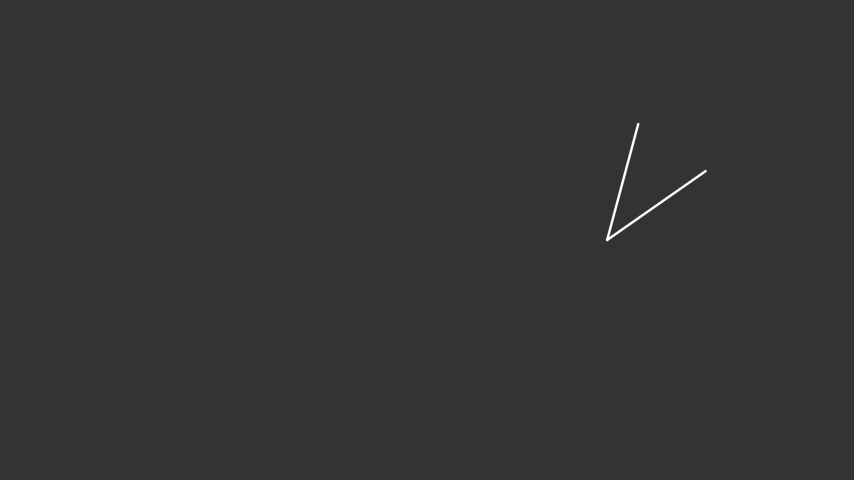
#> input picture test_images/image1.png, 854 x 480 px
$ python find_angle.py test_images/image1.png
#> lines starting #> are read from the running program, lines starting #| are printed output that depends on the picture; after the words box and inside, x2 and y2 are one past the last pixel; in counts of white or black regions, pixels touching at a corner belong together; long printed decimals are rounded
import cv2
import os
import argparse
import numpy as np
import matplotlib.pyplot as plt
import sys
import matplotlib.patches as patches

'''
1: Passed
2: Passed
3: Passed
4: Passed
5: Passed
6: Passed
7: Passed
8: Acute returned instead of obtuse
9: Passed
10: Passed
'''

'''


TODO:
Check acute seperation function behaviour for case 8

Function to view houghlines based on:
    # [17 lines of commented-out code are left out]

EXTRA: Implement auto canny / edge averaging to remove double edges (potentially making code more robust?)

'''

def check_acute_seperation(acute_angle, edge_map, unique_lines):
    '''
    Checks seperation between edges to find whether acute or obtuse seperation.
    Finds direction vector of each edge using the intersecting point and computes the dot product to find the angle between the edges.

    Parameters
    ----------
    acute_angle : float
        acute angle between lines found from the hough transform

    edge_map : np.ndarray
        edge map of input gray scale image

    unique_lines : list
        list containing gradient and y intercept parameter tuples for 2 distinct lines, [(m1,c1), (m2,c2)] .


    Returns
    -------
    acute_bool : bool
        Boolean value determined by whether or not seperation found to be acute
    '''
    # get index position array of edge pixels
    pos_array = np.argwhere(edge_map)

    # calculate intersection point
    m1,c1 = unique_lines[0]
    m2,c2 = unique_lines[1]

    x_int = (c2 - c1)/(m1 - m2)
    y_int = m1*x_int + c1
    intersection_point = np.asarray([y_int,x_int]) # y=i, x=j, flipped for array indexing

    # find distance of edge pixels from intersection point
    print('intersection point:',intersection_point)
    pos_frm_int_array = pos_array - intersection_point # find difference in i,j indices
    dist_frm_int_array = np.sum(pos_frm_int_array**2,1)**0.5 # find abs difference

    # select furthest pixel to represent edge 1
    edge_point_1_idx = np.argmax(dist_frm_int_array) # picks an edge end point as first edge
    edge_point_1 = pos_array[edge_point_1_idx]
    thresh = dist_frm_int_array[edge_point_1_idx]/2

    # calculate distance of edge pixels from edge_point_1
    pos_frm_edge_1_array = pos_array - edge_point_1 # find difference in i,j indices
    dist_frm_edge_1_array = np.sum(pos_frm_edge_1_array**2,1)**0.5 # find abs difference

    # select pixel furthest away from intersect and also thresh distance away from edge_1
    threshold_pos_array = np.argwhere(np.where(dist_frm_edge_1_array>thresh,1,0))
    threshold_pos_frm_int_array = threshold_pos_array - intersection_point
    threshold_dist_frm_int_array = np.sum(threshold_pos_frm_int_array**2,1)**0.5
    edge_point_2_idx = np.argmax(threshold_dist_frm_int_array)

    print(f'edge point 1:{pos_array[edge_point_1_idx]}')
    print(f'edge point 2:{pos_array[edge_point_2_idx]}')

    # find unit vectors corresponding to direction of edge points
    edge_vec_1 = pos_frm_int_array[edge_point_1_idx]
    edge_vec_2 = pos_frm_int_array[edge_point_2_idx]

    edge_unit_vec_1 = edge_vec_1 / np.linalg.norm(edge_vec_1)
    edge_unit_vec_2 = edge_vec_2 / np.linalg.norm(edge_vec_2)

    print(f'edge unit vec 1: {edge_unit_vec_1}, edge unit vec 2: {edge_unit_vec_2}')
    angle = np.arccos(np.clip(np.dot(edge_unit_vec_1, edge_unit_vec_2), -1.0, 1.0))

    # print('angle from arcos:',angle*180/np.pi)
    acute_bool = angle <= np.pi/2
    return acute_bool


def find_angle(png_path):
    '''
    Reads a png with opencv, runs canny edge detection and applies a hough transform to extract lines
    Checks if acute or obtuse seperation and returns the appropriate angle.

    Parameters
    ----------
    png_path : str
        path to png image containing lines

    Returns
    -------
    angle : float
        angle between lines in degrees
    '''

    # read image
    img = cv2.imread(png_path)
    # convert to gray scale
    gray_img = cv2.cvtColor(img, cv2.COLOR_BGR2GRAY)
    # find edges
    edges = cv2.Canny(gray_img,0,10,L2gradient=True) # experiment with params / auto canny https://pyimagesearch.com/2015/04/06/zero-parameter-automatic-canny-edge-detection-with-python-and-opencv/

    '''
    check if way to remove double edges / do we even need to?
    '''

    '''
    Figure out way to select best threshold value / resolution based on thickness of lines / edges
    currently calculating a bbox which contains the edge and setting thresh to the value of the box's diagonal
    '''
    # find edge bbox
    pos_array = np.argwhere(edges)
    i_max, i_min = np.amax(pos_array[:,0]), np.amin(pos_array[:,0])
    j_max, j_min = np.amax(pos_array[:,1]), np.amin(pos_array[:,1])
    bbox_diag = ((i_max-i_min)**2 + (j_max-j_min)**2)**0.5

    # Loop over different thresholds and stop when 2 distinct lines found
    for X in np.linspace(1,3,10):
        thresh = int(round(bbox_diag/X))

        # apply a hough line transform
        lines = cv2.HoughLines(edges,1,np.pi/180,thresh)

        if lines is None or len(lines)<2:
            continue

        lines = lines.squeeze()
        # remove parallel lines - rewrite in fewer lines
        theta_list = []
        unique_lines = []
        for line in lines:
            theta = line[1]
            if theta not in theta_list:
                theta_list.append(theta)
                unique_lines.append(line)

        unique_lines = np.asarray(unique_lines)
        if len(unique_lines) == 2:
            break


    #print(unique_lines)
    #exit(1)
    # check for vertical lines:
    if len(np.nonzero(unique_lines[:,1])[0]) < len(unique_lines):
        # rotate edges by 90 to turn vertical line to horizontal
        print('Vertical lines in image, rotating to avoid inf gradients')
        h,w = edges.shape
        offset = w
        edges = np.rot90(edges)
        vert_bool = True
    else:
        vert_bool = False


    # array to store line param tuples (m,c)
    unique_cartesian_lines = []

    # loop over lines found via the hough line transform
    for line in unique_lines:
        # extract rho theta values for each line
        rho,theta = line
        if vert_bool:theta -= np.pi/2
        print('line polar params (rho,theta):',rho,theta)


        # calc line cartesian params
        cosx = np.cos(theta)
        sinx= np.sin(theta)
        m = -1/np.tan(theta)
        x0 = cosx*rho
        y0 = sinx*rho
        c = y0 - m*x0

        if vert_bool: c+=offset
        print('line cartesian params (m,c):',m,c)

        # append param tuple to list
        unique_cartesian_lines.append((m,c))


    ''' at this step len angles should = 2, if more than 2 angles at this stage need another filtering step'''
    if len(unique_lines) == 2:
        # calculate angle of incidences to find angle between lines
        m1,c1 = unique_cartesian_lines[0]
        m2,c2 = unique_cartesian_lines[1]

        # show lines and edges
        x=np.arange(0,edges.shape[1],1)
        plt.imshow(edges)
        plt.scatter(x,m1*x+c1,s=0.5)
        plt.scatter(x,m2*x+c2,s=0.5)
        plt.show()
        angle_1 = np.arctan(m1)
        angle_2 = np.arctan(m2)

        # find absolute acute angle
        angle = np.abs(angle_1-angle_2)
        acute_angle = np.pi - angle if angle>np.pi/2 else angle

        # check if acute seperation true
        acute_bool = check_acute_seperation(acute_angle, edges, unique_cartesian_lines)

        # return angle in degrees
        if acute_bool:
            return 180/np.pi * acute_angle
        else:
            return 180/np.pi * (np.pi - acute_angle)

    else:
        print('[ERROR] More than 2 lines found')
        return sys.exit(1)

def main():
    parser = argparse.ArgumentParser()
    parser.add_argument("png_path", help="Path to a png image containing lines")
    args = parser.parse_args()

    theta = find_angle(args.png_path)
#> in find_angle, img is the input picture: shape (480, 854, 3); min 51, max 255, mean 51.3
#> in find_angle, `edges = cv2.Canny(gray_img,0,10,L2gradient=True)`:
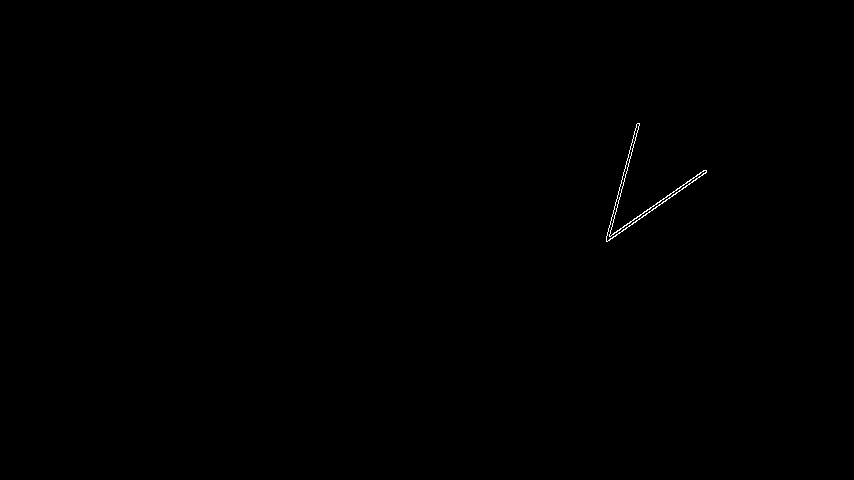
#> edges: shape (480, 854); 0.13% white in thin lines or dots, all inside (x1, y1, x2, y2) = (606, 123, 707, 242)
#> in find_angle, `pos_array = np.argwhere(edges)`: pos_array = 532 pairs, first value 123 to 241, second value 606 to 706
#> in find_angle, `i_max, i_min = np.amax(pos_array[:,0]), np.amin(pos_array[:,0])`: i_max = 241; i_min = 123
#> in find_angle, `j_max, j_min = np.amax(pos_array[:,1]), np.amin(pos_array[:,1])`: j_max = 706; j_min = 606
#> in find_angle, `bbox_diag = ((i_max-i_min)**2 + (j_max-j_min)**2)**0.5`: bbox_diag = 154.7
#> the loop in find_angle, `for X in np.linspace(1,3,10):` made 4 passes
#> thresh on passes 1 to 2: 155, 127
#> (thresh, lines) on passes 3 to 4: (107, [[543, 0.96]]), (93, [[543, 0.96], [649, 0.262]])
#> the loop in find_angle, `for line in unique_lines:` made 2 passes
#> (rho, theta, cosx, sinx, m, x0, y0, c) on passes 1 to 2: (543, 0.96, 0.574, 0.819, -0.7, 311.5, 444.8, 662.9), (649, 0.262, 0.966, 0.259, -3.73, 626.9, 168, 2507.5)
#| line polar params (rho,theta): 543.0 0.9599
#| line cartesian params (m,c): -0.7002 662.881
#| line polar params (rho,theta): 649.0 0.2618
#| line cartesian params (m,c): -3.732 2507.543
#> after the loop in find_angle, `for line in unique_lines:`: unique_cartesian_lines = [(-0.7, 662.9), (-3.73, 2507.5)]
#> in find_angle, `m1,c1 = unique_cartesian_lines[0]`: m1 = -0.7; c1 = 662.9
#> in find_angle, `m2,c2 = unique_cartesian_lines[1]`: m2 = -3.73; c2 = 2507.5
#> in find_angle, `plt.show()`:
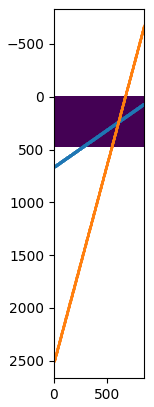
#> figure drawn by matplotlib, 1 panel
#> in find_angle, `angle_1 = np.arctan(m1)`: angle_1 = -0.611
#> in find_angle, `angle_2 = np.arctan(m2)`: angle_2 = -1.31
#> in find_angle, `angle = np.abs(angle_1-angle_2)`: angle = 0.698
#> in check_acute_seperation, `m1,c1 = unique_lines[0]`: m1 = -0.7; c1 = 662.9
#> in check_acute_seperation, `m2,c2 = unique_lines[1]`: m2 = -3.73; c2 = 2507.5
#> in check_acute_seperation, `x_int = (c2 - c1)/(m1 - m2)`: x_int = 608.4
#> in check_acute_seperation, `y_int = m1*x_int + c1`: y_int = 236.9
#> in check_acute_seperation, `intersection_point = np.asarray([y_int,x_int])`: intersection_point = [236.9, 608.4]
#| intersection point: [236.854 608.429]
#> in check_acute_seperation, `pos_frm_int_array = pos_array - intersection_point`: pos_frm_int_array = 532 pairs, first value -113.9 to 4.15, second value -2.43 to 97.57
#> in check_acute_seperation, `dist_frm_int_array = np.sum(pos_frm_int_array**2,1)**0.5`: dist_frm_int_array = 532 values, max 118.3 at index 100, min 1.03 at index 512, mean 58.39
#> in check_acute_seperation, `edge_point_1_idx = np.argmax(dist_frm_int_array)`: edge_point_1_idx = 100
#> in check_acute_seperation, `edge_point_1 = pos_array[edge_point_1_idx]`: edge_point_1 = [170, 706]
#> in check_acute_seperation, `thresh = dist_frm_int_array[edge_point_1_idx]/2`: thresh = 59.14
#> in check_acute_seperation, `pos_frm_edge_1_array = pos_array - edge_point_1`: pos_frm_edge_1_array = 532 pairs, first value -47 to 71, second value -100 to 0
#> in check_acute_seperation, `dist_frm_edge_1_array = np.sum(pos_frm_edge_1_array**2,1)**0.5`: dist_frm_edge_1_array = 532 values, max 122.6 at index 530, min 0 at index 100, mean 73.28
#> in check_acute_seperation, `threshold_pos_array = np.argwhere(np.where(dist_frm_edge_1_array>thres..`: threshold_pos_array = 385 values from 0 to 531
#> in check_acute_seperation, `threshold_pos_frm_int_array = threshold_pos_array - intersection_point`: threshold_pos_frm_int_array = 385 pairs, first value -236.9 to 294.1, second value -608.4 to -77.43
#> in check_acute_seperation, `threshold_dist_frm_int_array = np.sum(threshold_pos_frm_int_array**2,1..`: threshold_dist_frm_int_array = 385 values, max 652.9 at index 0, min 262.7 at index 276, mean 379.9
#> in check_acute_seperation, `edge_point_2_idx = np.argmax(threshold_dist_frm_int_array)`: edge_point_2_idx = 0
#| edge point 1:[170 706]
#| edge point 2:[123 637]
#> in check_acute_seperation, `edge_vec_1 = pos_frm_int_array[edge_point_1_idx]`: edge_vec_1 = [-66.85, 97.57]
#> in check_acute_seperation, `edge_vec_2 = pos_frm_int_array[edge_point_2_idx]`: edge_vec_2 = [-113.9, 28.57]
#> in check_acute_seperation, `edge_unit_vec_1 = edge_vec_1 / np.linalg.norm(edge_vec_1)`: edge_unit_vec_1 = [-0.565, 0.825]
#> in check_acute_seperation, `edge_unit_vec_2 = edge_vec_2 / np.linalg.norm(edge_vec_2)`: edge_unit_vec_2 = [-0.97, 0.243]
#| edge unit vec 1: [-0.5652  0.8249], edge unit vec 2: [-0.9699  0.2434]
#> in check_acute_seperation, `angle = np.arccos(np.clip(np.dot(edge_unit_vec_1, edge_unit_vec_2), -1..`: angle = 0.724
#> in check_acute_seperation, `acute_bool = angle <= np.pi/2`: acute_bool = True
#> theta = 40
    print(f'angle found:{theta:.3f}')
#| angle found:40.000

if __name__ == "__main__":
    main()

$ run again, on test_images/image3.png
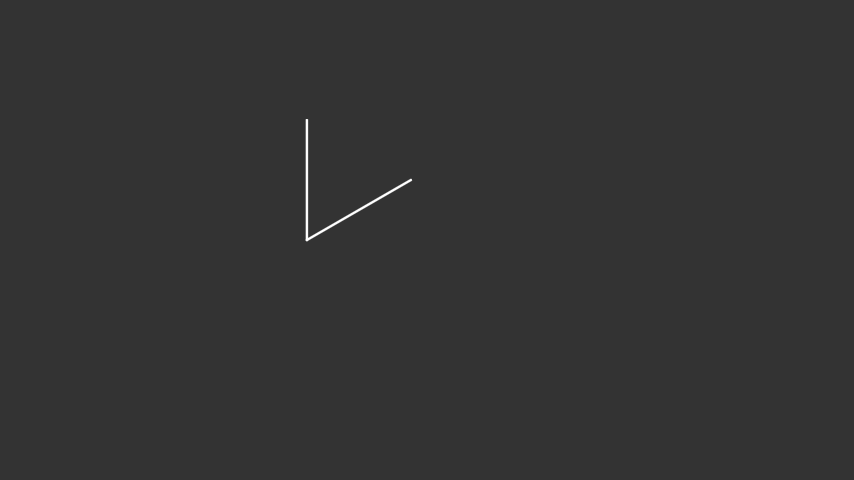
#> input picture test_images/image3.png, 854 x 480 px
#> in find_angle, img is the input picture: shape (480, 854, 3); min 51, max 255, mean 51.3
#> in find_angle, `edges = cv2.Canny(gray_img,0,10,L2gradient=True)`:
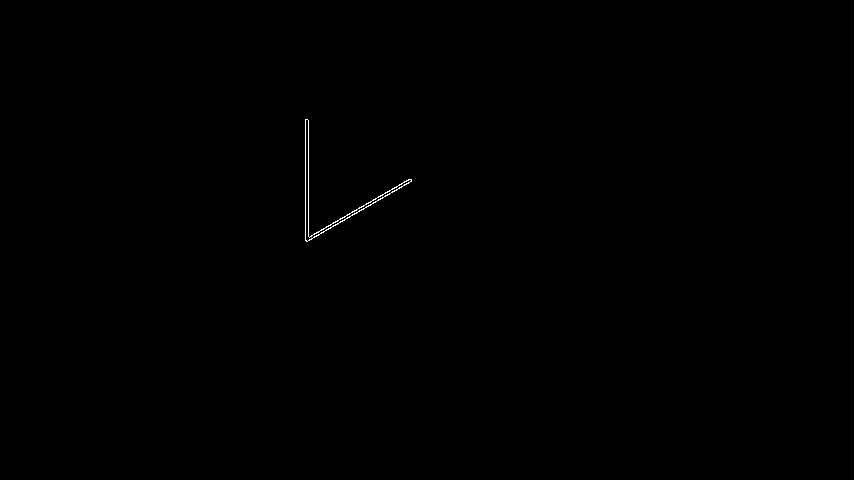
#> edges: shape (480, 854); 0.13% white in thin lines or dots, all inside (x1, y1, x2, y2) = (305, 119, 412, 242)
#> in find_angle, `pos_array = np.argwhere(edges)`: pos_array = 537 pairs, first value 119 to 241, second value 305 to 411
#> i_max = 241; i_min = 119
#> j_max = 411; j_min = 305
#> bbox_diag = 161.6
#> the loop in find_angle, `for X in np.linspace(1,3,10):` made 3 passes
#> thresh on passes 1 to 2: 162, 132
#> the loop in find_angle, `for line in unique_lines:` made 2 passes
#> (line, rho, theta, cosx, sinx, m, x0, y0) on pass 2: ([362, 1.05], 362, -0.524, 0.866, -0.5, 1.73, 313.5, -181)
#> (printed output is left out)
#> after the loop in find_angle, `for line in unique_lines:`: unique_cartesian_lines = [(6.12e-17, 549), (1.73, 130)]
#> in find_angle, `m1,c1 = unique_cartesian_lines[0]`: m1 = 6.12e-17; c1 = 549
#> in find_angle, `m2,c2 = unique_cartesian_lines[1]`: m2 = 1.73; c2 = 130
#> in find_angle, `plt.show()`:
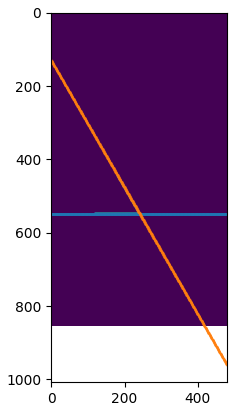
#> figure drawn by matplotlib, 1 panel
#> angle_1 = 6.12e-17
#> angle_2 = 1.05
#> in check_acute_seperation, `pos_array = np.argwhere(edge_map)`: pos_array = 537 pairs, first value 442 to 548, second value 119 to 241
#> in check_acute_seperation, `m1,c1 = unique_lines[0]`: m1 = 6.12e-17; c1 = 549
#> in check_acute_seperation, `m2,c2 = unique_lines[1]`: m2 = 1.73; c2 = 130
#> x_int = 241.9
#> y_int = 549
#> intersection_point = [549, 241.9]
#| intersection point: [549.         241.910]
#> pos_frm_int_array = 537 pairs, first value -107 to -1, second value -122.9 to -0.91
#> dist_frm_int_array = 537 values, max 124.1 at index 0, min 2.16 at index 536, mean 64.04
#> edge_point_1_idx = 0
#> edge_point_1 = [442, 179]
#> in check_acute_seperation, `thresh = dist_frm_int_array[edge_point_1_idx]/2`: thresh = 62.06
#> pos_frm_edge_1_array = 537 pairs, first value 0 to 106, second value -60 to 62
#> dist_frm_edge_1_array = 537 values, max 122.3 at index 536, min 0 at index 0, mean 82.42
#> threshold_pos_array = 383 values from 154 to 536
#> threshold_pos_frm_int_array = 383 pairs, first value -395 to -13, second value -87.91 to 294.1
#> threshold_dist_frm_int_array = 383 values, max 404.7 at index 0, min 217.1 at index 241, mean 271.9
#> edge_point_2_idx = 0
#| edge point 1:[442 179]
#| edge point 2:[442 179]
#> edge_vec_1 = [-107, -62.91]
#> edge_unit_vec_1 = [-0.862, -0.507]
#| edge unit vec 1: [-0.862 -0.5068], edge unit vec 2: [-0.862 -0.5068]
#> in check_acute_seperation, `angle = np.arccos(np.clip(np.dot(edge_unit_vec_1, edge_unit_vec_2), -1..`: angle = 0
#> in check_acute_seperation, `acute_bool = angle <= np.pi/2`: acute_bool = True
#> in main, `theta = find_angle(args.png_path)`: theta = 60
#| angle found:60.000
